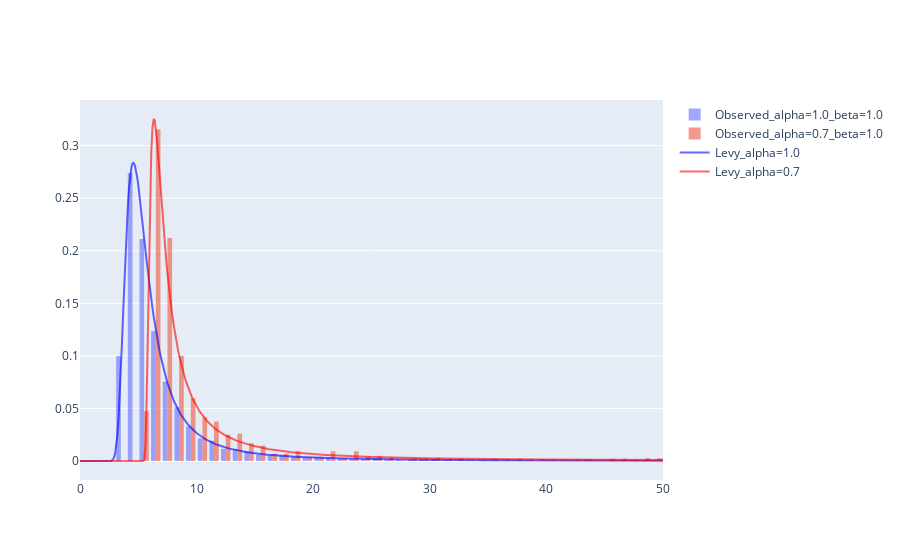

Notebook source saved alongside this figure:
### Code cell
# PLot histogram
fig_met_df_4 = go.Figure()

# Histogram step-length Levy_2d_df_1
## start - Add your code here
fig_met_df_4.add_trace(go.Histogram(x=SL_LF_1.SL, 
                                    histnorm="probability density", 
                                    xbins=dict(start=0, end=50, size=1), 
                                    name="Observed_alpha=1.0_beta=1.0",
                                    opacity=0.6))
## end - Add your code here


# Histogram step-length Levy_2d_df_7
## start - Add your code here
fig_met_df_4.add_trace(go.Histogram(x=SL_LF_7.SL, 
                                    histnorm="probability density", 
                                    xbins=dict(start=0, end=50, size=1), 
                                    name="Observed_alpha=0.7_beta=1.0",
                                    opacity=0.6))    
## end - Add your code here


# Add origin distributions
## start - Add your code here
resolution = 500
aux_domain_levy = np.linspace(0, 50, resolution)
levy_pdf_1 = np.array([levy_stable.pdf(i, alpha=1.0, beta=1.0, loc=5.0) for i in aux_domain_levy])
levy_pdf_7 = np.array([levy_stable.pdf(i, alpha=0.7, beta=1.0, loc=5.0) for i in aux_domain_levy])

fig_met_df_4.add_trace(go.Scatter(x = aux_domain_levy,
                                       y = levy_pdf_1,
                                       marker = dict(size=2),
                                       line = dict(width=2, color="blue"),
                                       mode = "lines",
                                       name = "Levy_alpha=1.0",
                                       showlegend = True, 
                                       opacity = 0.6))

fig_met_df_4.add_trace(go.Scatter(x = aux_domain_levy,
                                       y = levy_pdf_7,
                                       marker = dict(size=2),
                                       line = dict(width=2, color="red"),
                                       mode = "lines",
                                       name = "Levy_alpha=0.7",
                                       showlegend = True,
                                       opacity = 0.6))    
## end - Add your code here


fig_met_df_4.show()

### Figure 1 — Plotly figure (JSON) as saved in the notebook; plotly's stock layout.template omitted (floating-point values rounded to 4 significant figures; data arrays with more than 128 entries replaced by an {"elided": "..."} marker saying what was removed)
{"data": [{"histnorm": "probability density", "name": "Observed_alpha=1.0_beta=1.0", "opacity": 0.6, "type": "histogram", "x": {"elided": "8539 int values"}, "xbins": {"end": 50, "size": 1, "start": 0}}, {"histnorm": "probability density", "name": "Observed_alpha=0.7_beta=1.0", "opacity": 0.6, "type": "histogram", "x": {"elided": "1939 int values"}, "xbins": {"end": 50, "size": 1, "start": 0}}, {"line": {"color": "blue", "width": 2}, "marker": {"size": 2}, "mode": "lines", "name": "Levy_alpha=1.0", "opacity": 0.6, "showlegend": true, "type": "scatter", "x": {"elided": "500 float values"}, "y": {"elided": "500 float values"}}, {"line": {"color": "red", "width": 2}, "marker": {"size": 2}, "mode": "lines", "name": "Levy_alpha=0.7", "opacity": 0.6, "showlegend": true, "type": "scatter", "x": {"elided": "500 float values"}, "y": {"elided": "500 float values"}}], "layout": {}}
